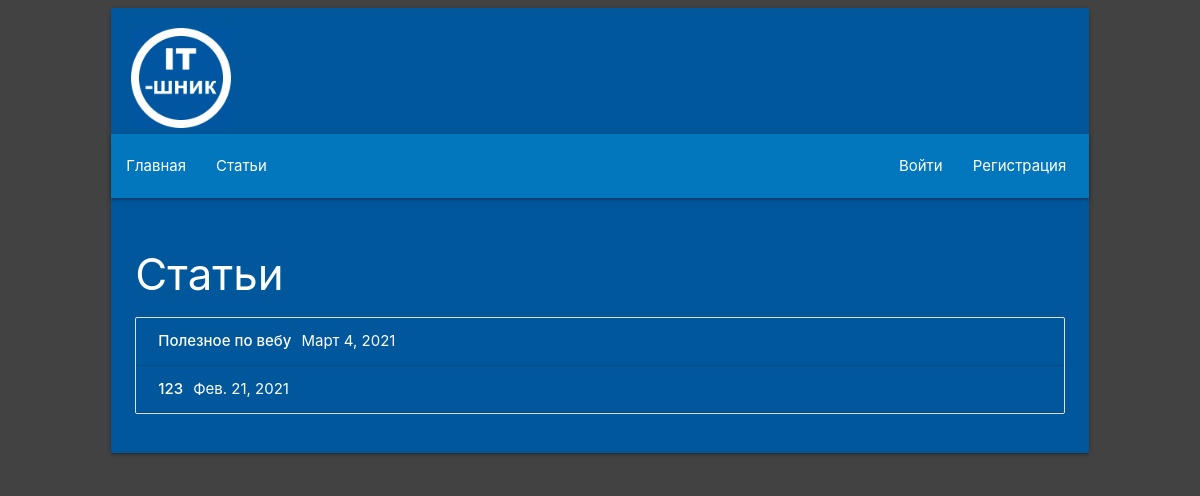
The app's page /articles/ with its own data.
### Lessons/apps/Articles/models.py (models this page shows)
class Article(models.Model):
    title = models.CharField(verbose_name='Название', max_length=100)
    text = models.TextField(verbose_name='Текст')
    date = models.DateField(verbose_name='Дата')
    class Meta:
        verbose_name = 'Статья'
        verbose_name_plural = 'Статьи'

### Lessons/apps/Articles/views.py (the view)
# urls.py: path('', views.index, name = 'index'),
def index(request):
    articles_list = Article.objects.order_by('-date')
    return render(request, 'articles/list.html', {'user': request.user, 'articles_list': articles_list})

### Lessons/templates/articles/list.html (shortened to what this page needs)
{% extends 'base.html' %}
{% block user %}
    {% if user.is_authenticated %}
        <li>
            <a style="color: #fff;">Привет, {{user}}</a>
        </li>
        <li>
            <a style="color: #fff;" href="/auth/logout">Выйти</a>
        </li>
    {% else %}
        <li>
            <a style="color: #fff;" href="/auth/login">Войти</a>
        </li>
        <li>
            <a style="color: #fff;" href="/auth/register">Регистрация</a>
        </li>
    {% endif %}
{% endblock %}
{% block content %}
    {% if articles_list %}
        <span class="card-title"><h3>Статьи</h3></span>
        <div class="collection">
            <table>
                {% for a in articles_list %}
                    <tr>
                        <td style="padding: 2px; width: 80%;">
                            <a id="list_link" href="/articles/{{ a.id }}" class="collection-item">
                                <strong style="color: #fff;">
                                    {{a.title}}
                                </strong>
                                <span style="color: #fff;" class="badge">
                                    {{a.date}}
                                </span>
                            </a>
                        </td>
                    </tr>
                {% endfor %}
            </table>
        </div>
    {% else %}
        <div class="collection">
            <a id="create_button" href="/articles/create" class="collection-item"><strong style="color: #fff;">Добавить новую статью</strong></a>
        </div>
    {% endif %}
{% endblock %}

### Lessons/templates/base.html (shortened to what this page needs)
{% load static %}
<!DOCTYPE html>
<html lang="en">
<head>
    <link rel="stylesheet" href="{% static 'css/index.css' %}">
    <link rel="stylesheet" href="{% static 'css/materialize.min.css' %}">
</head>
<body>
    <div class="row">
        <div class="col s10 offset-s1">
            <div class="card light-blue darken-4">
                <img src="{% static 'img/logo.jpg' %}" style="width: 100px; margin: 20px; margin-bottom: 0px;">
                <nav>
                    <div id="nav" class="nav-wrapper">
                        <ul id="nav-mobile" class="left hide-on-med-and-down">
                            <li>
                                <a href="/">Главная</a>
                            </li>
                            <li>
                                <a href="/articles">Статьи</a>
                            </li>
                            <div class="brand-logo right">
                                {% block user %}{% endblock %}
                            </div>
                        </ul>
                    </div>
                </nav>
                <div class="card-content white-text">
                    {% block content %}{% endblock %}
                </div>
            </div>
        </div>
    </div>
</body>
</html>

### Lessons/static/css/index.css (style rules this page uses)
body { background-color: #424242!important; }
#list_link { border-style: none; background-color: #01579b; }
#nav-mobile { background-color: #0277bd; }
#nav { background-color: #0277bd; }

### records on screen
Article: title "Полезное по вебу", date "Март 4, 2021"
Article: title "123", date "Фев. 21, 2021"
